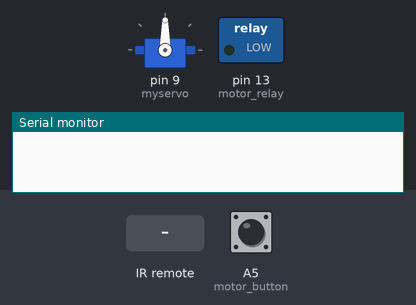
Recording of a sketch running on a simulated Arduino Uno, built with avr-gcc and run on an emulated ATmega328P. Shown: servo, switched loads named in the sketch (green lamp = pin HIGH), the last lines printed to the serial monitor. Inputs (shaded band) come from the test bench; at power-on: A5 (motor_button) HIGH.

Above: at 1.2 s.
1.3 s: infrared code 0xFF18E7 received
At 2.0 s:
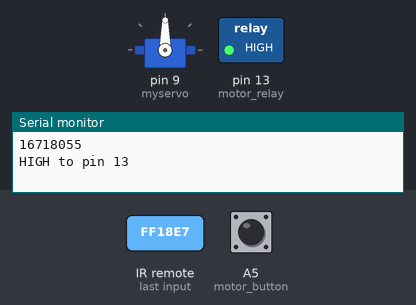
4.3 s: infrared code 0xFF30CF received
At 5.5 s:
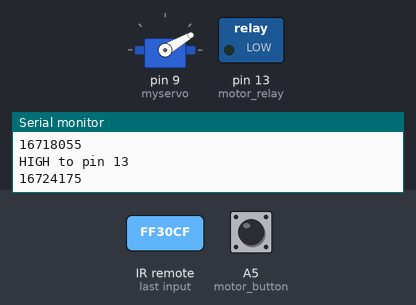
5.8 s: A5 (motor_button) pulled LOW for 0.15 s
At 5.87 s:
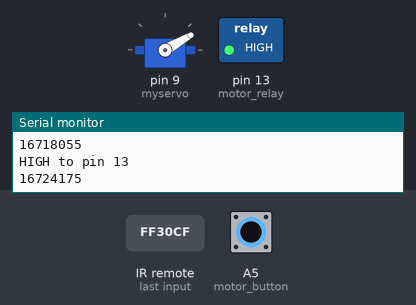
7.4 s: infrared code 0xFF7A85 received
At 7.9 s:
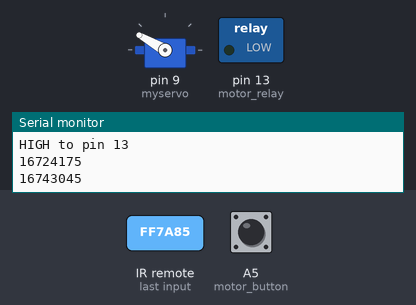
8.9 s: A5 (motor_button) pulled LOW for 1 s
At 9.7 s:
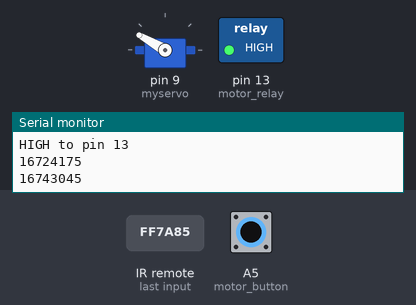
11.4 s: infrared code 0xFF10EF received
At 12.1 s:
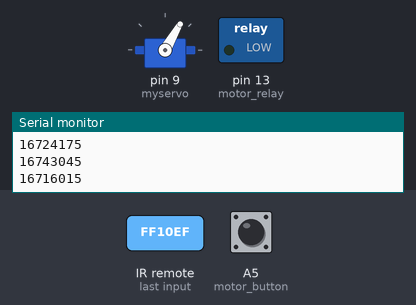
Timing chart, 0 to 13.9 s (numbered marks = the images above; inputs shaded):
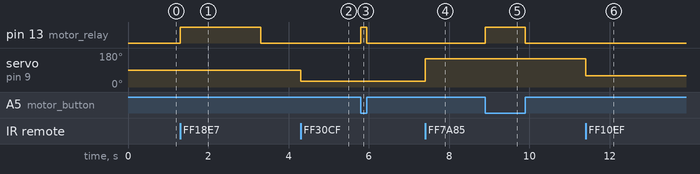

The sketch:

sketch_dec28a.ino
```cpp
#include "IRremote.h"
#include "Servo.h"

IRrecv irrecv(11);
Servo myservo;
decode_results results;
unsigned long code;

void motor( unsigned long code){
  if ( code==16718055){ //forward hard
    Serial.println("HIGH to pin 13");
    digitalWrite(13,1);
    delay(2000);
  };
  if ( code==16726215){ //forward easy
    Serial.println("HIGH to pin 13");
    digitalWrite(13,1);
    delay(500);
  };
};

void servo( unsigned long code){
  if ( code==16724175){
    myservo.write(30); //turn left hard
    delay(10);
  }
  if ( code==16743045){
    myservo.write(150);//turn right hard
    delay(10);
  }
  if ( code==16716015){
    myservo.write(60); //turn left med
    delay(10);
  }
  if ( code==16734885){
    myservo.write(120);//turn right med
    delay(10);
  }
  if ( code==16728765){
    myservo.write(75); //turn left easy
    delay(10);
  }
  if ( code==16732845){
    myservo.write(105);//turn right easy
    delay(10);
  }
  if ( code==16730805){
    myservo.write(90);//center
    delay(10);
  }
};

void setup() {
  Serial.begin(9600);
  //pins config: pinMode(<pin>,<mode>)
  pinMode(A5, INPUT_PULLUP); //motor button
  pinMode(13, OUTPUT); //motor relay

  //apparel config
  irrecv.enableIRIn(); //receive init
  myservo.attach(9); //setting servo in 9th pin
}

void loop() {
  boolean button1 = !(digitalRead(A5));
  int val;

  //Button
  if (button1==1){
    digitalWrite(13,1);
  }
  else{
    digitalWrite(13,0);
  };

  //IR receiver: motor(),servo()
  if ( irrecv.decode( &results)){ //if there is a receival
    code = results.value;
    Serial.println( code);
    motor( code);
    servo( code);
    irrecv.resume();
  };
}
```

Measured:
- after the input at 1.3 s, pin 13 (motor_relay): LOW → HIGH at once, → LOW 2.0 s later
- after the input at 4.3 s, servo on pin 9 (myservo): 90° → 30° at once
- after the input at 5.8 s, pin 13 (motor_relay): LOW → HIGH at once, → LOW 0.15 s later
- after the input at 7.4 s, servo on pin 9 (myservo): 30° → 150° at once
- after the input at 8.9 s, pin 13 (motor_relay): LOW → HIGH at once, → LOW 1.0 s later
- after the input at 11.4 s, servo on pin 9 (myservo): 150° → 60° at once
